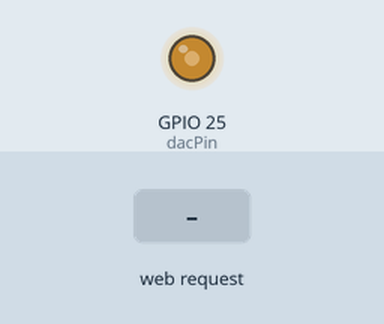
Recording of a sketch running on a simulated ESP32. Shown: output pins drawn as LEDs (lit = HIGH). Inputs (shaded band) come from the test bench. WiFi joins after 1.5 s; servers stay silent unless stated; EEPROM starts erased; what the sketch prints to the serial monitor is not drawn.

Above: at 2.7 s.
2.8 s: HTTP request GET /setFreq?value=1 received
At 3.29 s:
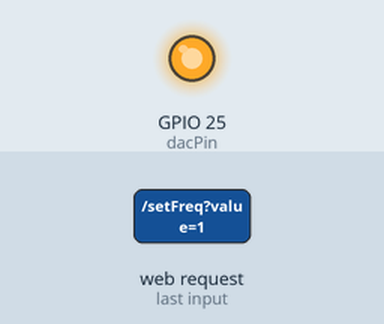
At 3.7 s:
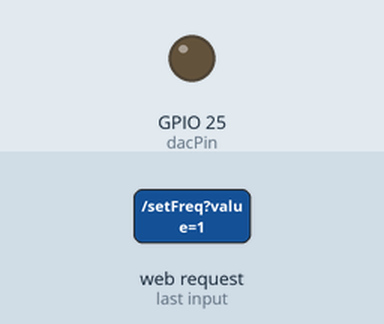
5.8 s: HTTP request GET /setWave?type=1 received
At 5.8 s:
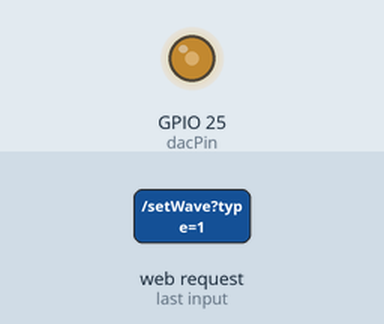
Timing chart, 0 to 8.8 s (numbered marks = the images above; inputs shaded):
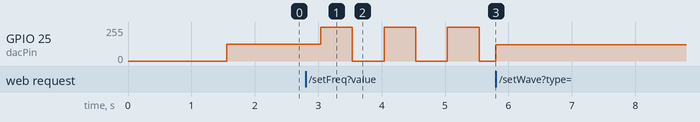

Measured:
- after the input at 2.8 s, GPIO 25 (dacPin): 124/255 → 254/255 after 0.24 s, → 0/255 0.50 s later, → 254/255 0.50 s later, → 0/255 0.50 s later, … (7 changes in this stretch)
- after the input at 5.8 s, GPIO 25 (dacPin): stops changing and stays 121/255

The sketch:

esp32SignalGeneratorHW.ino
```cpp
#include <WiFi.h>
#include <AsyncTCP.h>
#include <ESPAsyncWebServer.h>
#include <Preferences.h>

//credenziali della vostra rete wifi, l'ip assegnato lo vedrete sul serial monitor
const char* ssid = "xxxxxxxxxxxxxx";
const char* password = "xxxxxxxxxxxxxxxxxxxxxxxxxx";

AsyncWebServer server(80);
Preferences prefs;

String waveType = "sine";
int freq = 100;        // Hz
int waveDelay = 0;     // ms
int tableSize = 256;   // Risoluzione campioni

const int dacPin = 25;

#define TABLE_MAX 256
uint8_t sineTable[TABLE_MAX];
uint8_t triTable[TABLE_MAX];
uint8_t sawTable[TABLE_MAX];

hw_timer_t * timer = NULL;
portMUX_TYPE timerMux = portMUX_INITIALIZER_UNLOCKED;

volatile int idx = 0;

void initTables() {
  for (int i = 0; i < TABLE_MAX; i++) {
    sineTable[i] = (uint8_t)(127.5 + 127.5 * sin(2 * PI * i / TABLE_MAX));

    if (i < TABLE_MAX / 2) {
      triTable[i] = (uint8_t)(i * 255.0 / (TABLE_MAX / 2));
    } else {
      triTable[i] = (uint8_t)(255 - ((i - TABLE_MAX / 2) * 255.0 / (TABLE_MAX / 2)));
    }

    sawTable[i] = (uint8_t)(i * 255.0 / TABLE_MAX);
  }
}

void IRAM_ATTR onTimer() {
  portENTER_CRITICAL_ISR(&timerMux);

  if (waveType == "sine") {
    dacWrite(dacPin, sineTable[idx * (TABLE_MAX / tableSize)]);
  } else if (waveType == "triangle") {
    dacWrite(dacPin, triTable[idx * (TABLE_MAX / tableSize)]);
  } else if (waveType == "saw") {
    dacWrite(dacPin, sawTable[idx * (TABLE_MAX / tableSize)]);
  } else if (waveType == "square") {
    dacWrite(dacPin, (idx < tableSize / 2) ? 255 : 0);
  }

  idx = (idx + 1) % tableSize;

  portEXIT_CRITICAL_ISR(&timerMux);
}

void saveSettings() {
  prefs.begin("signalgen", false);
  prefs.putString("waveType", waveType);
  prefs.putInt("freq", freq);
  prefs.putInt("waveDelay", waveDelay);
  prefs.putInt("tableSize", tableSize);
  prefs.end();
}

void loadSettings() {
  prefs.begin("signalgen", true);
  waveType = prefs.getString("waveType", "sine");
  freq = prefs.getInt("freq", 100);
  waveDelay = prefs.getInt("waveDelay", 0);
  tableSize = prefs.getInt("tableSize", 256);
  prefs.end();
}

void updateTimer() {
  if (timer) {
    timerEnd(timer);
  }

  timer = timerBegin(0, 80, true); // 1 tick = 1 µs
  timerAttachInterrupt(timer, &onTimer, true);

  float samplePeriodUs = 1000000.0 / (freq * tableSize);
  timerAlarmWrite(timer, (uint64_t)samplePeriodUs, true);
  timerAlarmEnable(timer);

  Serial.printf("Timer aggiornato: freq=%d Hz, tableSize=%d, periodo=%.2f us\n",
                freq, tableSize, samplePeriodUs);
}

void safeUpdateTimer() {
  portENTER_CRITICAL(&timerMux);
  if (timer) timerAlarmDisable(timer);
  portEXIT_CRITICAL(&timerMux);

  updateTimer();

  portENTER_CRITICAL(&timerMux);
  if (timer) timerAlarmEnable(timer);
  portEXIT_CRITICAL(&timerMux);
}

const char index_html[] PROGMEM = R"rawliteral(
<!DOCTYPE html>
<html>
<head>
  <title>Generatore di Segnale ESP32</title>
</head>
<body>
  <h2>Generatore di Segnale ESP32</h2>
  <h3>By Diego "Diegooz" Pellacani</h3>
  <p><a target="_blank" rel="noopener noreferrer" href="https://www.youtube.com/@PixelsSquad">My YouTube Channel</a> &nbsp;- &nbsp;<a target="_blank" rel="noopener noreferrer" href="https://linktr.ee/ps_diegooz">My Socials/Contacts</a></p>
  <hr>
  <p>Onda attuale: <b>%WAVE%</b></p>
  <p>Frequenza impostata: <b>%FREQ%</b> Hz</p>
  <p>Risoluzione: <b>%TABLE%</b> campioni</p>
  <br>
  <button onclick="location.href='/setWave?type=sine'">Seno</button>
  <button onclick="location.href='/setWave?type=triangle'">Triangolare</button>
  <button onclick="location.href='/setWave?type=square'">Quadra</button>
  <button onclick="location.href='/setWave?type=saw'">Dente di sega</button>
  <br><br>
  <form action="/setFreq" method="get">
    Frequenza (max 100 Hz): <input type="number" name="value" min="1" max="100" value="%FREQ%">
    <input type="submit" value="Imposta">
  </form>

  <form action="/setTable" method="get">
    Risoluzione:
    <select name="value">
      <option value="32" %S32%>32</option>
      <option value="64" %S64%>64</option>
      <option value="128" %S128%>128</option>
      <option value="256" %S256%>256</option>
    </select>
    <input type="submit" value="Imposta">
  </form>
  <br><br>
  <button style="background:red;color:white;padding:10px" onclick="location.href='/reset'">Riavvia ESP32</button>
</body>
</html>
)rawliteral";

String processor(const String& var) {
  if (var == "WAVE") return waveType;
  if (var == "FREQ") return String(freq);
  if (var == "DELAY") return String(waveDelay);
  if (var == "TABLE") return String(tableSize);
  if (var == "S32") return (tableSize==32) ? "selected" : "";
  if (var == "S64") return (tableSize==64) ? "selected" : "";
  if (var == "S128") return (tableSize==128) ? "selected" : "";
  if (var == "S256") return (tableSize==256) ? "selected" : "";
  return String();
}

void setup() {
  Serial.begin(115200);
  initTables();
  loadSettings();

  WiFi.begin(ssid, password);
  while (WiFi.status() != WL_CONNECTED) {
    delay(500);
    Serial.print(".");
  }
  Serial.println("\nConnesso! IP: " + WiFi.localIP().toString());

  server.on("/", HTTP_GET, [](AsyncWebServerRequest *request){
    request->send_P(200, "text/html", index_html, processor);
  });

  server.on("/setWave", HTTP_GET, [](AsyncWebServerRequest *request){
    if (request->hasParam("type")) {
      waveType = request->getParam("type")->value();
      saveSettings();
    }
    request->redirect("/");
  });

  server.on("/setFreq", HTTP_GET, [](AsyncWebServerRequest *request){
    if (request->hasParam("value")) {
      int val = request->getParam("value")->value().toInt();
      if (val > 0 && val <= 100) {
        freq = val;
        saveSettings();
        safeUpdateTimer();
      }
    }
    request->redirect("/");
  });

  server.on("/setDelay", HTTP_GET, [](AsyncWebServerRequest *request){
    if (request->hasParam("value")) {
      waveDelay = request->getParam("value")->value().toInt();
      saveSettings();
    }
    request->redirect("/");
  });

  server.on("/setTable", HTTP_GET, [](AsyncWebServerRequest *request){
    if (request->hasParam("value")) {
      int val = request->getParam("value")->value().toInt();
      if (val==32 || val==64 || val==128 || val==256) {
        tableSize = val;
        saveSettings();
        safeUpdateTimer();
      }
    }
    request->redirect("/");
  });

  server.on("/reset", HTTP_GET, [](AsyncWebServerRequest *request){
    request->send(200, "text/plain", "Riavvio ESP32...");
    delay(500);
    ESP.restart();
  });

  server.begin();
  safeUpdateTimer();
}

void loop() {
  if (waveDelay > 0 && idx == 0) {
    delay(waveDelay);
  }
}


 // <form action="/setDelay" method="get">
 //   Delay (ms): <input type="number" name="value" min="0" value="%DELAY%">
 //   <input type="submit" value="Imposta">
 // </form>
```
